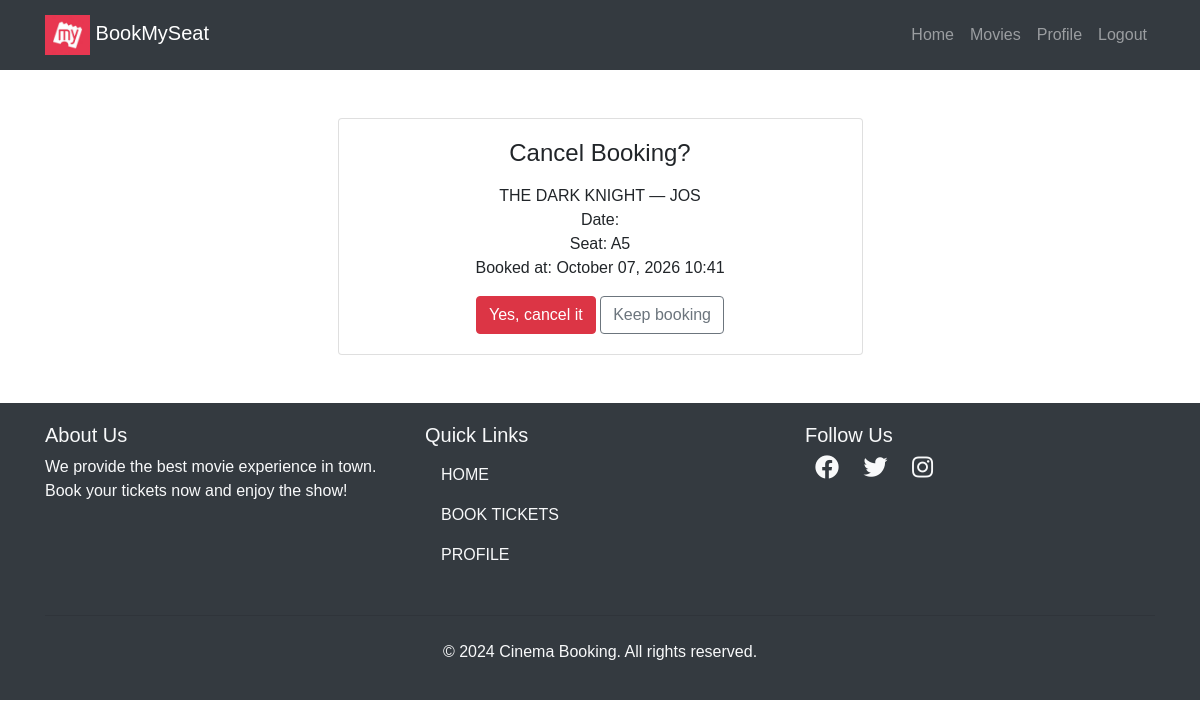
Screenshot of /movies/booking/7/cancel/ (signed in) with the database file from the repository.
### movies/models.py (models this page shows, shortened)
class Booking(models.Model):
    user = models.ForeignKey(User, on_delete=models.CASCADE)
    seat = models.ForeignKey(Seat, on_delete=models.CASCADE, null=True, blank=True)
    show_time = models.ForeignKey(ShowTime, on_delete=models.CASCADE, related_name='bookings', null=True, blank=True)
    theater = models.ForeignKey(Theater, on_delete=models.CASCADE, null=True, blank=True)
    booked_at = models.DateTimeField(auto_now_add=True, db_index=True)
    movie = models.ForeignKey(Movie, on_delete=models.CASCADE, null=True, blank=True)
    total_price = models.DecimalField(max_digits=10, decimal_places=2, null=True, blank=True)
    booking_order = models.ForeignKey(
        BookingOrder, on_delete=models.SET_NULL, null=True, blank=True, related_name='bookings'
    )
    payment_transaction = models.ForeignKey(
        PaymentTransaction, on_delete=models.SET_NULL, null=True, blank=True, related_name='bookings'
    )
    class Meta:
        indexes = [
            models.Index(fields=['show_time', 'seat']),
            models.Index(fields=['user', '-booked_at']),
            models.Index(fields=['theater', 'booked_at']),
        ]

class Movie(models.Model):
    AGE_CERTIFICATIONS = [
        ('U', 'U - Universal'),
        ('UA', 'UA - Parental Guidance'),
        ('UA13', 'UA13 - Parental Guidance (13+)'),
        ('UA16', 'UA16 - Parental Guidance (16+)'),
        ('A', 'A - Adults Only'),
        ('S', 'S - Special/Restricted'),
    ]
    name = models.CharField(max_length=250)
    image = models.ImageField(upload_to='movies/')
    rating = models.DecimalField(
        max_digits=3, decimal_places=1, blank=True, null=True,
        help_text='Optional critic/base rating out of 10. User rating is calculated from reviews.'
    )
    Cast = models.TextField(blank=True, help_text='Deprecated free-text cast list, kept for backward compatibility')
    description = models.TextField(blank=True, null=True)  # optional field
    genres = models.ManyToManyField(Genre, related_name='movies', blank=True)
    language = models.ForeignKey(
        Language, on_delete=models.SET_NULL, related_name='movies', null=True, blank=True
    )
    cast_members = models.ManyToManyField(
        CastMember, through='MovieCast', related_name='movies', blank=True
    )
    trailer_url = models.URLField(
        blank=True,
        validators=[validate_youtube_url],
        help_text='YouTube trailer URL (watch, youtu.be, or embed link).'
    )
    age_certification = models.CharField(max_length=10, choices=AGE_CERTIFICATIONS, blank=True)
    duration_minutes = models.PositiveIntegerField(blank=True, null=True, help_text='Runtime in minutes')
    release_date = models.DateField(
        blank=True, null=True,
        help_text='Available from (first bookable day, inclusive)',
    )
    end_date = models.DateField(
        blank=True, null=True,
        help_text='Available until (last bookable day, inclusive)',
    )
    default_cleaning_buffer_minutes = models.PositiveIntegerField(
        default=30,
        help_text='Default buffer/cleaning time between shows (minutes) for new showtimes',
    )
    booking_enabled = models.BooleanField(
        default=True,
        help_text=(
            'Master switch for this movie\'s bookings. Uncheck to immediately block '
            'all new bookings and showtime scheduling, regardless of release/end dates. '
            'A passed "end_date" alone no longer blocks bookings — toggle this off instead.'
        ),
    )
    created_at = models.DateTimeField(default=timezone.now, editable=False)
    class Meta:
        ordering = ['-created_at']

class Theater(models.Model):
    name = models.CharField(max_length=250)
    city = models.CharField(max_length=120, blank=True, default='', db_index=True)
    class Meta:
        ordering = ['name']

class Seat(models.Model):
    SEAT_TYPE_CHOICES = [
        ('standard', 'Standard'),
        ('premium', 'Premium'),
    ]
    screen = models.ForeignKey(Screen, on_delete=models.CASCADE, related_name='seats', null=True, blank=True)
    seat_number = models.CharField(max_length=10)
    seat_type = models.CharField(max_length=10, choices=SEAT_TYPE_CHOICES, default='standard')
    price = models.DecimalField(max_digits=8, decimal_places=2, default=150.00)
    is_booked = models.BooleanField(default=False)
    class Meta:
        ordering = ['seat_number']

### movies/views.py (the view, shortened to what this page needs)
# urls.py: path('booking/<int:booking_id>/cancel/', views.cancel_booking, name='cancel_booking'),
@login_required(login_url='login')
def cancel_booking(request, booking_id):
    booking = get_object_or_404(Booking, id=booking_id, user=request.user)
    return render(request, 'movies/cancel_booking.html', {'booking': booking})

### templates/movies/cancel_booking.html (shortened to what this page needs)
{% extends "users/base.html" %}
{% block content %}
<div class="container mt-5">
  <div class="row">
    <div class="col-lg-6 mx-auto">
      <div class="card shadow">
        <div class="card-body text-center">
          <h4 class="card-title mb-3">Cancel Booking?</h4>
          <p>
            {{ booking.movie.name }} — {{ booking.theater.name }}<br>
            Date: {{ booking.theater.date }}<br>
            Seat: {{ booking.seat.seat_number }}<br>
            Booked at: {{ booking.booked_at|date:"F d, Y H:i" }}
          </p>
          <form method="POST">
            <button type="submit" class="btn btn-danger me-2">Yes, cancel it</button>
            <a href="{% url 'profile' %}" class="btn btn-outline-secondary">Keep booking</a>
          </form>
        </div>
      </div>
    </div>
  </div>
</div>
{% endblock %}

### templates/users/base.html (style rules this page uses)
body { font-family: Arial, sans-serif; }

### rows the page displays
Booking: movie.name "THE DARK KNIGHT", theater.name "JOS", seat.seat_number "A5", booked_at "October 07, 2026 10:41"
